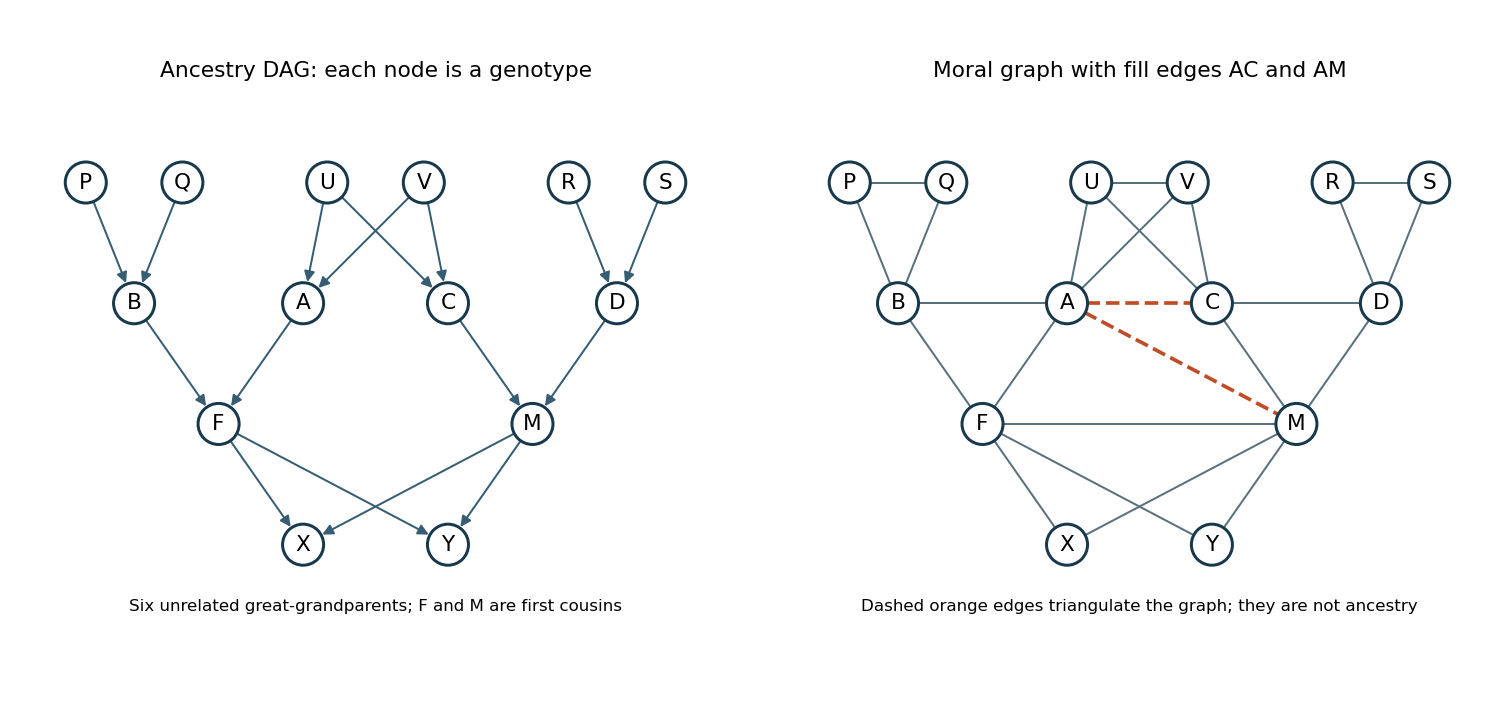

This figure's Python source:
"""Render original genotype DAG and triangulated moral graph; output to cwd."""
from pathlib import Path
from itertools import combinations
import matplotlib
matplotlib.use('Agg')
import matplotlib.pyplot as plt
from matplotlib.patches import Circle, FancyArrowPatch

parents = {'A':('U','V'),'C':('U','V'),'B':('P','Q'),'D':('R','S'),'F':('A','B'),'M':('C','D'),'X':('F','M'),'Y':('F','M')}
pos = {'P':(0.3,3),'Q':(1.1,3),'U':(2.3,3),'V':(3.1,3),'R':(4.3,3),'S':(5.1,3),'B':(0.7,2),'A':(2.1,2),'C':(3.3,2),'D':(4.7,2),'F':(1.4,1),'M':(4,1),'X':(2.1,0),'Y':(3.3,0)}
fig, axes=plt.subplots(1,2,figsize=(12.5,6),dpi=120,facecolor='white')
for ax in axes:
    ax.set(xlim=(-0.1,5.5),ylim=(-0.65,3.65),aspect='equal');ax.axis('off')
    for node,(x,y) in pos.items():
        ax.add_patch(Circle((x,y),.17,facecolor='white',edgecolor='#18394b',lw=1.8,zorder=3))
        ax.text(x,y,node,ha='center',va='center',fontsize=13,zorder=4)
for child,ps in parents.items():
    for parent in ps:
        axes[0].add_patch(FancyArrowPatch(pos[parent],pos[child],arrowstyle='-|>',mutation_scale=13,shrinkA=13,shrinkB=13,lw=1.2,color='#365d72',zorder=1))
edges={tuple(sorted((c,p))) for c,ps in parents.items() for p in ps}|{tuple(sorted(ps)) for ps in parents.values()}
for u,v in sorted(edges):
    axes[1].plot([pos[u][0],pos[v][0]],[pos[u][1],pos[v][1]],color='#59717d',lw=1.2,zorder=1)
for u,v in [('A','C'),('A','M')]:
    axes[1].plot([pos[u][0],pos[v][0]],[pos[u][1],pos[v][1]],color='#bf4c26',lw=2.2,ls='--',zorder=2)
axes[0].set_title('Ancestry DAG: each node is a genotype',fontsize=13,pad=16)
axes[1].set_title('Moral graph with fill edges AC and AM',fontsize=13,pad=16)
axes[0].text(2.7,-.55,'Six unrelated great-grandparents; F and M are first cousins',ha='center',fontsize=10)
axes[1].text(2.7,-.55,'Dashed orange edges triangulate the graph; they are not ancestry',ha='center',fontsize=10)
fig.subplots_adjust(left=.025,right=.985,bottom=.08,top=.91,wspace=.13)
fig.savefig(Path.cwd()/'paper-39-pedigree.png',facecolor='white',transparent=False)
plt.close(fig)
